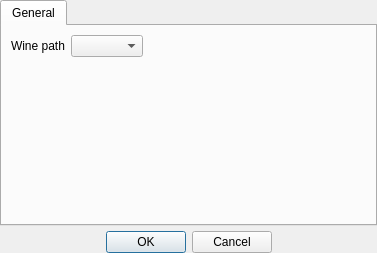
<?xml version="1.0" encoding="UTF-8"?>
<ui version="4.0">
 <class>SlotSettings</class>
 <widget class="QDialog" name="SlotSettings">
  <property name="geometry">
   <rect>
    <x>0</x>
    <y>0</y>
    <width>377</width>
    <height>253</height>
   </rect>
  </property>
  <property name="windowTitle">
   <string>Slot settings</string>
  </property>
  <layout class="QVBoxLayout" name="verticalLayout_2">
   <property name="spacing">
    <number>5</number>
   </property>
   <property name="margin">
    <number>0</number>
   </property>
   <item>
    <widget class="QTabWidget" name="tabWidget">
     <property name="currentIndex">
      <number>0</number>
     </property>
     <widget class="QWidget" name="generalTab">
      <attribute name="title">
       <string>General</string>
      </attribute>
      <layout class="QFormLayout" name="formLayout">
       <property name="fieldGrowthPolicy">
        <enum>QFormLayout::ExpandingFieldsGrow</enum>
       </property>
       <item row="0" column="0">
        <widget class="QLabel" name="label">
         <property name="text">
          <string>Wine path</string>
         </property>
        </widget>
       </item>
       <item row="0" column="1">
        <widget class="QComboBox" name="winePath">
         <property name="sizeAdjustPolicy">
          <enum>QComboBox::AdjustToContents</enum>
         </property>
        </widget>
       </item>
      </layout>
     </widget>
    </widget>
   </item>
   <item>
    <widget class="QDialogButtonBox" name="buttonBox">
     <property name="standardButtons">
      <set>QDialogButtonBox::Cancel|QDialogButtonBox::Ok</set>
     </property>
     <property name="centerButtons">
      <bool>true</bool>
     </property>
    </widget>
   </item>
  </layout>
 </widget>
 <resources>
  <include location="resources.qrc"/>
 </resources>
 <connections>
  <connection>
   <sender>buttonBox</sender>
   <signal>accepted()</signal>
   <receiver>SlotSettings</receiver>
   <slot>accept()</slot>
   <hints>
    <hint type="sourcelabel">
     <x>216</x>
     <y>285</y>
    </hint>
    <hint type="destinationlabel">
     <x>216</x>
     <y>149</y>
    </hint>
   </hints>
  </connection>
  <connection>
   <sender>buttonBox</sender>
   <signal>rejected()</signal>
   <receiver>SlotSettings</receiver>
   <slot>reject()</slot>
   <hints>
    <hint type="sourcelabel">
     <x>216</x>
     <y>285</y>
    </hint>
    <hint type="destinationlabel">
     <x>216</x>
     <y>149</y>
    </hint>
   </hints>
  </connection>
 </connections>
 <slots>
  <slot>addWinePath()</slot>
  <slot>removeWinePath()</slot>
  <slot>findWinePaths()</slot>
 </slots>
</ui>
